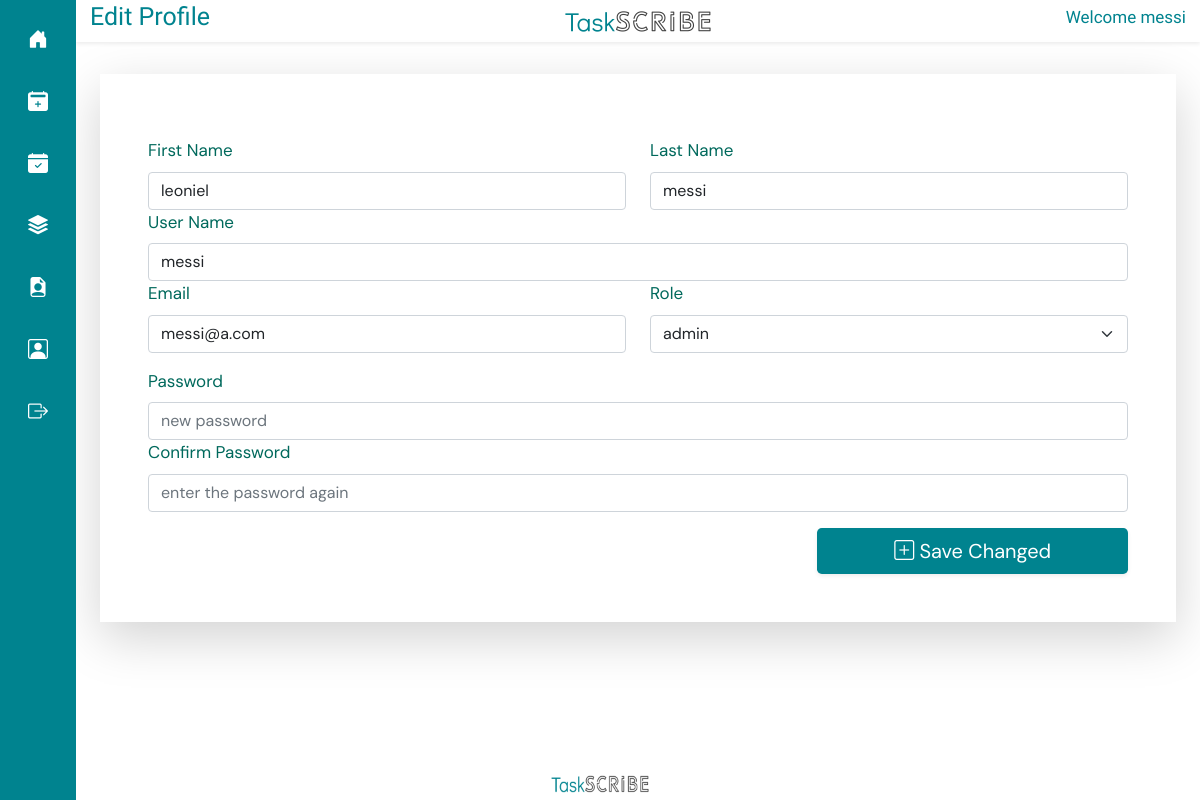
Page /edit_profile/ (signed in) on the earlier database version.
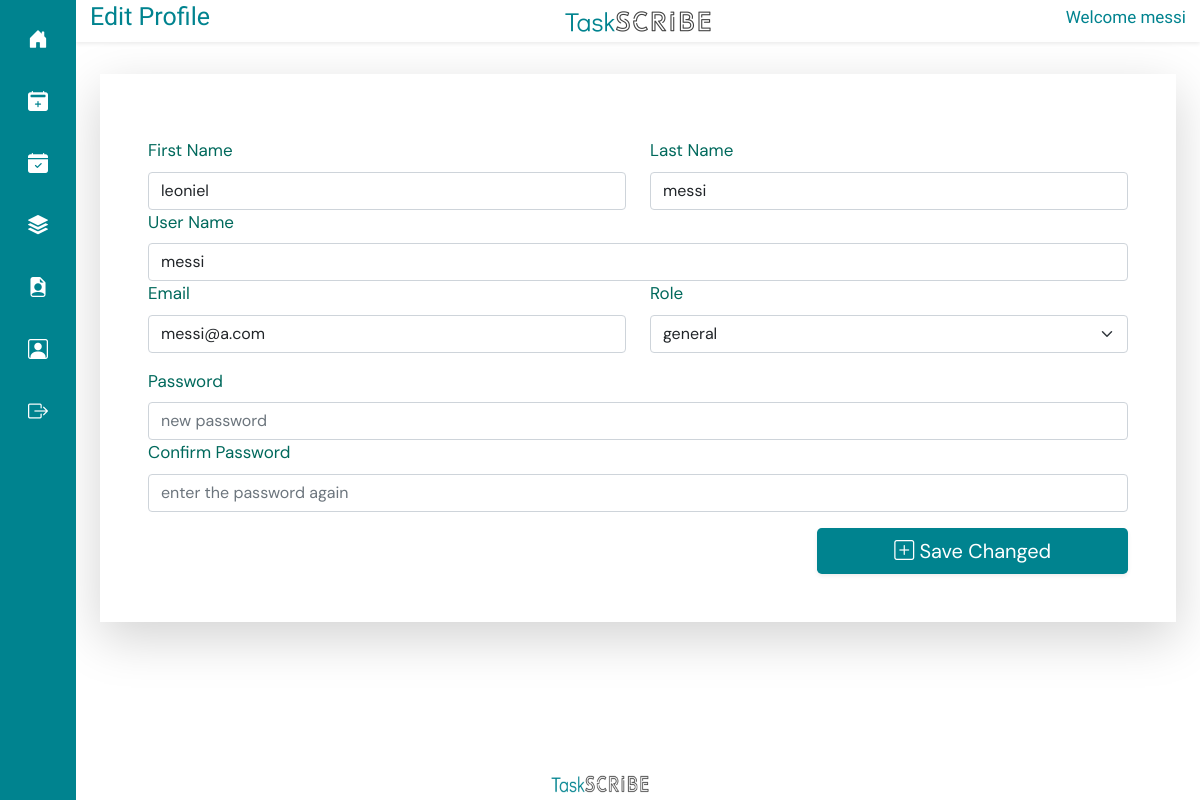
Same page on the later database version.
### taskapp/models.py (models this page shows)
class CustomUser(AbstractUser):
    ROLE_CHOICES = (
        ('admin', 'Admin'),
        ('general', 'General'),
    )
    role = models.CharField(max_length=10, choices=ROLE_CHOICES, default='general')
    def __str__(self):
        return self.username

### taskapp/views.py (the view, shortened to what this page needs)
# urls.py: path('edit_profile/', edit_own_profile, name='edit_own_profile'),
@login_required(login_url="/login/")
def edit_own_profile(request):
        loged_test = request.user.username
        user = CustomUser.objects.get(id=request.user.id)
        print(user)
        if request.user.is_authenticated:
            username = request.GET.get('user_name')
            pass1 = request.GET.get('password')
            pass2 = request.GET.get('password2')
            print(username)
        return render(request, 'edit_user.html', {'user' : user, 'loged_user' : loged_test })

### templates/edit_user.html (shortened to what this page needs)
{% extends 'base.html' %}
{% load static %}
{% block titlecontent %}
<div class="row shadow-sm align-items-center" style=" margin-top: 0px; padding: 2px;  color: #00838f;">
    <div class="col">
      <h2 style="font-family: Didact Gothic; text-align: left; font-size: 25px;">Edit Profile</h2>
    </div>
    <div class="col align-items-center text-center">
      <img src="{% static 'img/logof.png' %}" width="150px" height="25px" alt="">
    </div>
    <div class="col align-items-center">
      <h2  style="font-family: Didact Gothic; text-align: right; font-size: 17px;">Welcome {{ loged_user }}</h2>
    </div>
  </div>
{% endblock %}
{% block content %}
<div class="container">
    <div class="row justify-content-center mt-3">
        <form class="g-3 shadow-lg p-5"  method="get" style="background-color: white;  padding-bottom: 20px; padding-top: 20px;">
            <div class="row mt-3">
                <div class="col">
                    <label for="client" class="form-label">First Name</label>
                    <input type="text" value="{{user.first_name}}" class="form-control" id="first_name" placeholder="first name"
                        name="first_name">
                </div>
                <div class="col">
                    <label for="client" class="form-label">Last Name</label>
                    <input type="text" value="{{user.last_name}}" class="form-control" id="last_name" placeholder="last name"
                        name="last_name">
                </div>
            </div>
            <div class="row">
                <div class="col">
                    <label for="task" class="form-label">User Name</label>
                    <input type="text" value="{{user.username}}" class="form-control" id="task" placeholder="Task name"
                        name="user_name">
                </div>
            </div>
            <div class="row">
                <div class="col">
                    <label for="task" class="form-label">Email</label>
                    <input type="text" value="{{user.email}}" class="form-control" id="task" placeholder="example@gmail.com"
                        name="email">
                </div>
                <div class="col">
                    <label for="role" class="form-label">Role</label>
                    <select name="role" id="status" class="form-select">
                        <option value="admin" {% if user.role == 'admin' %}selected{% endif %}>admin</option>
                        <option value="general" {% if user.role == 'general' %}selected{% endif %}>general</option>
                    </select>
                </div>
            </div>
            <div class="row mt-3">
                <div class="col">
                    <label for="pass" class="form-label">Password</label>
                    <input type="password" value="" class="form-control" id="pass1" placeholder="new password"
                        name="password">
                </div>
            </div>
            <div class="row">
                <div class="col">
                    <label for="pass2" class="form-label">Confirm Password</label>
                    <input type="password" value="" class="form-control" id="pass2" placeholder="enter the password again"
                        name="password2">
                </div>
            </div>
            <div class="row mt-3">
                <div class="col-lg-8"></div>
                <div class="col-lg-4">
                    <button type="submit" class="btn btn-lg btn-floating w-100 shadow-sm"
                        style="background-color: #00838f; border: none; color: #fff; font-family: DM Sans;">
                        <i class="bi bi bi-plus-square" style="color: #fff;"></i> Save Changed</button>
                </div>
            </div>
        </form>
            </div>
</div>
{% endblock%}

Differences in the rows shown:
changed CustomUser "messi": role "admin" → "general"
